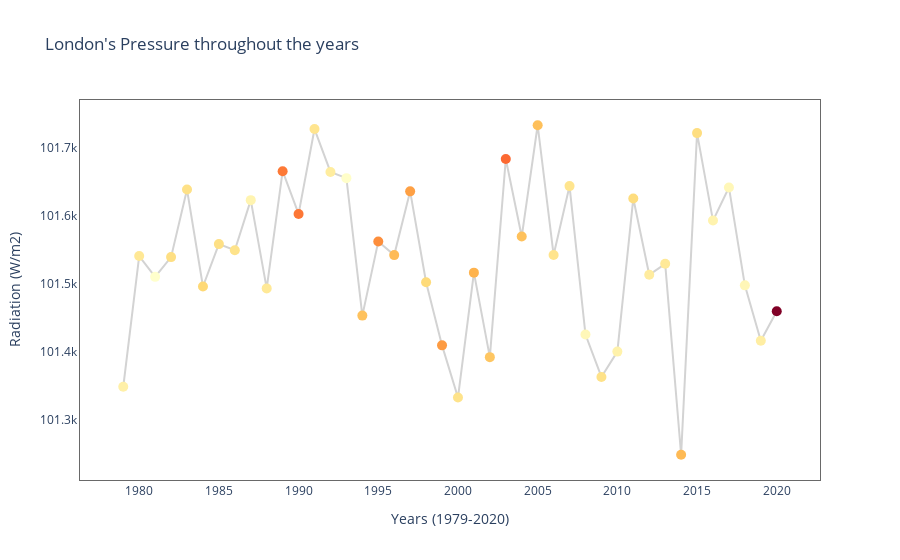

Here is the notebook cell this chart was saved with:
### Markdown cell above
#### Pressure over the years

### Code cell
layout = go.Layout(
    title = "London's Pressure throughout the years",
        plot_bgcolor = '#fff',
            hovermode = 'x',
    
    xaxis = dict(
        title = 'Years (1979-2020)',
        linecolor = 'dimgrey',
        showgrid = False,
        showspikes = True,
        spikedash = 'dot',
        spikecolor = 'darkgrey',
        spikemode = 'across',
        spikethickness = 1,
        mirror = True 
        ),
                   
    yaxis = dict(
        title = 'Radiation (W/m2)',
        linecolor = 'dimgrey',
        showgrid = False,
        mirror = True 
        )
    )

plot = go.Figure(data = [go.Scatter(
    x = yearly_df.year,
    y = yearly_df.pressure,
    mode = 'lines+markers',
    marker = dict(color = yearly_df.global_radiation, colorscale = 'ylorrd', size = 10),
    line_color = 'lightgrey')],
    layout = layout)
plot.show()

### Figure 1 — Plotly figure (JSON) as saved in the notebook; plotly's stock layout.template omitted (floating-point values rounded to 4 significant figures)
{"data": [{"line": {"color": "lightgrey"}, "marker": {"color": [112.2, 114.5, 107.8, 116.9, 116.3, 118.5, 116.6, 115.9, 111.1, 114.3, 131.0, 131.1, 115.3, 113.2, 108.1, 121.7, 129.1, 122.7, 126.5, 118.0, 127.2, 115.9, 123.7, 121.1, 132.4, 121.8, 122.0, 115.7, 115.4, 110.3, 116.1, 111.8, 117.6, 113.3, 114.2, 122.8, 117.1, 111.4, 110.2, 110.3, 112.8, 150.8], "colorscale": [[0, "rgb(255,255,204)"], [0.125, "rgb(255,237,160)"], [0.25, "rgb(254,217,118)"], [0.375, "rgb(254,178,76)"], [0.5, "rgb(253,141,60)"], [0.625, "rgb(252,78,42)"], [0.75, "rgb(227,26,28)"], [0.875, "rgb(189,0,38)"], [1, "rgb(128,0,38)"]], "size": 10}, "mode": "lines+markers", "type": "scatter", "x": [1979, 1980, 1981, 1982, 1983, 1984, 1985, 1986, 1987, 1988, 1989, 1990, 1991, 1992, 1993, 1994, 1995, 1996, 1997, 1998, 1999, 2000, 2001, 2002, 2003, 2004, 2005, 2006, 2007, 2008, 2009, 2010, 2011, 2012, 2013, 2014, 2015, 2016, 2017, 2018, 2019, 2020], "y": [101300.0, 101500.0, 101500.0, 101500.0, 101600.0, 101500.0, 101600.0, 101500.0, 101600.0, 101500.0, 101700.0, 101600.0, 101700.0, 101700.0, 101700.0, 101500.0, 101600.0, 101500.0, 101600.0, 101500.0, 101400.0, 101300.0, 101500.0, 101400.0, 101700.0, 101600.0, 101700.0, 101500.0, 101600.0, 101400.0, 101400.0, 101400.0, 101600.0, 101500.0, 101500.0, 101200.0, 101700.0, 101600.0, 101600.0, 101500.0, 101400.0, 101500.0]}], "layout": {"hovermode": "x", "plot_bgcolor": "#fff", "title": {"text": "London's Pressure throughout the years"}, "xaxis": {"linecolor": "dimgrey", "mirror": true, "showgrid": false, "showspikes": true, "spikecolor": "darkgrey", "spikedash": "dot", "spikemode": "across", "spikethickness": 1, "title": {"text": "Years (1979-2020)"}}, "yaxis": {"linecolor": "dimgrey", "mirror": true, "showgrid": false, "title": {"text": "Radiation (W/m2)"}}}}
